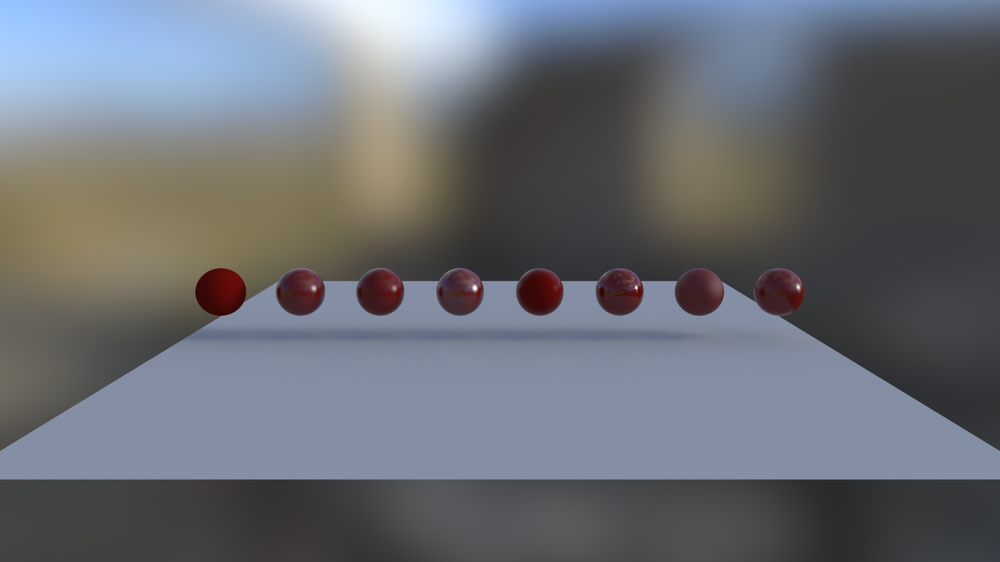
#> input picture calib/references/iray/Calib-Glossy.png, 1000 x 562 px, shrunk from 1920 x 1080 before the run
$ python highlight-spread.py ../../calib/references/iray/Calib-Glossy.png
#> lines starting #> are read from the running program, lines starting #| are printed output that depends on the picture; after the words box and inside, x2 and y2 are one past the last pixel; in counts of white or black regions, pixels touching at a corner belong together
#!/usr/bin/env python3
"""Highlight spread per sphere: p99 / median luminance over each of the
eight spheres (the disc found from Calib-Glossy's red Iray spheres), lower
= broader highlight (#56). Both renders decoded at gamma 2.2.

  python3 scripts/dev/highlight-spread.py [--vs <iray.png>] <render.png>...
--vs adds each sphere's mean luminance over the reference's (render / Iray).
"""
import os, sys
import numpy as np
from PIL import Image

iray = os.path.expanduser('~/Library/Caches/orbis/calib/iray')
ref = os.path.join(os.path.dirname(__file__), '..', '..', 'calib', 'references', 'iray', 'Calib-Glossy.png')
Y = np.array([0.2126, 0.7152, 0.0722])


def load(p):
    return (np.asarray(Image.open(p).convert('RGB')).astype(float) / 255) ** 2.2
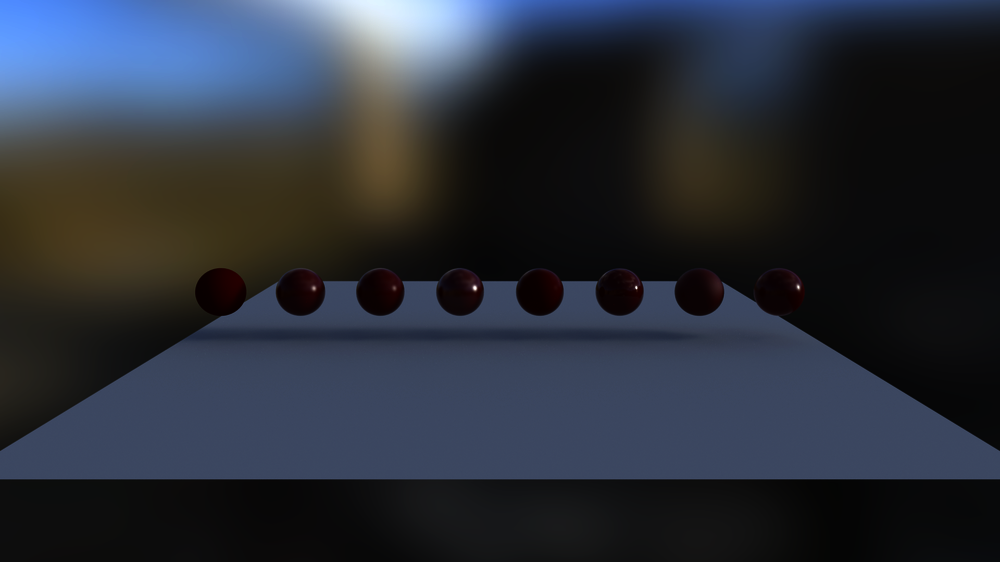
#> returned value: shape (562, 1000, 3) float64; mean of channels 0, 1, 2 0.167, 0.187, 0.227; drawn as R, G, B


g = load(ref)
red = (g[..., 0] > 1.6 * g[..., 1]) & (g[..., 0] > 0.12)
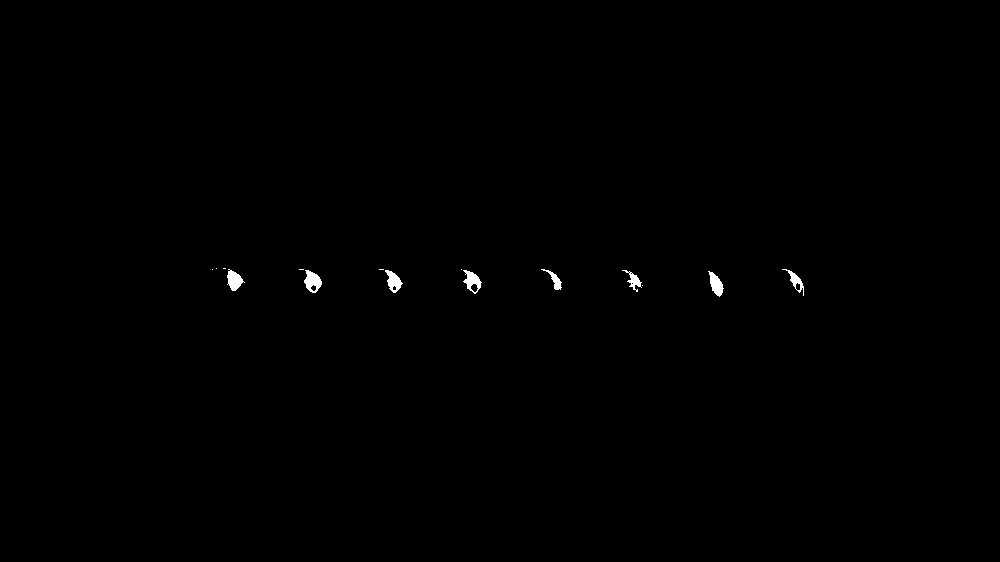
#> red: shape (562, 1000) bool; 0.29% white; 15 white regions (7 under 20 px), largest, box (x1, y1, x2, y2) and area: (304, 270, 322, 293) 253, (227, 269, 245, 291) 230, (463, 270, 482, 294) 224
cols = np.flatnonzero(red.any(0))
#> cols = 169 values from 212 to 803
groups, start = [], cols[0]
#> groups = []; start = 212
for c0, c1 in zip(cols[:-1], cols[1:]):
    if c1 - c0 > 5:
        groups.append((start, c0)); start = c1
#> this loop made 168 passes
#> (c0, c1, start) on passes 2, 23, 46: (216, 223, 223), (244, 299, 299), (321, 379, 379)
#> start on passes 69, 89, 110, 131, 147: 461, 541, 622, 708, 782
#> after the loop, groups = [(212, 216), (223, 244), (299, 321), (379, 402), (461, 481), (541, 561), (622, 642), (708, 723)]
groups.append((start, cols[-1]))
discs = []
for x0, x1 in (g for g in groups if g[1] - g[0] > 20):
    rows = np.flatnonzero(red[:, x0:x1 + 1].any(1))
    discs.append(((x0 + x1) / 2, (rows[0] + rows[-1]) / 2, (x1 - x0) / 2))
#> this loop made 4 passes
#> after the loop, discs = [(233.5, 279, 10.5), (310, 280.5, 11), (390.5, 280.5, 11.5), (792.5, 282, 10.5)]
yy, xx = np.mgrid[0:g.shape[0], 0:g.shape[1]]
args = sys.argv[1:]
vs = None
if args[:1] == ['--vs']:
    vs, args = load(args[1]) @ Y, args[2:]
for p in args:
    L = load(p) @ Y
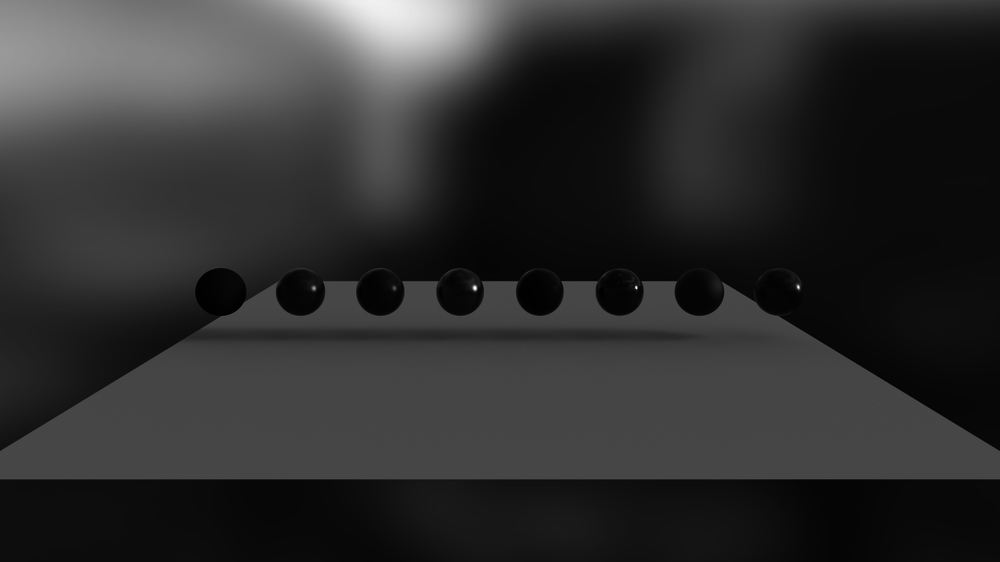
#> L: shape (562, 1000) float64; min 0.00565, max 1, mean 0.186
    spread, ratio = [], []
    for cx, cy, r in discs:
        m = (np.hypot(xx - cx, yy - cy) < 0.9 * r) & (yy < cy + 0.3 * r)
        spread.append(np.percentile(L[m], 99) / np.median(L[m]))
        if vs is not None:
            ratio.append(L[m].mean() / vs[m].mean())
#> this loop made 4 passes
#> pass 1, `m = (np.hypot(xx - cx, yy - cy) < 0.9 * r) & (yy < cy + 0.3 * r)`:
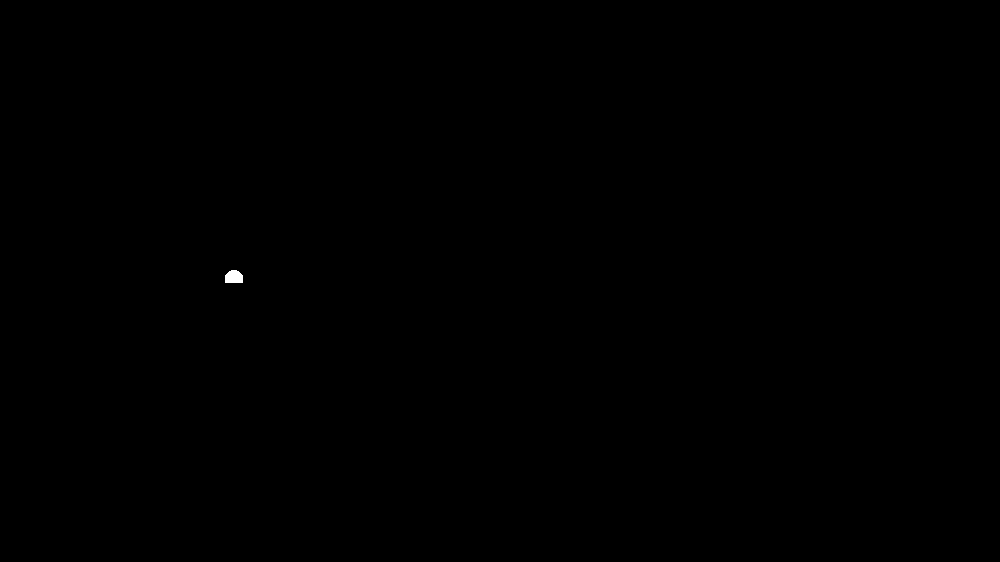
#> m: shape (562, 1000) bool; 0.04% white; 1 white region, box (x1, y1, x2, y2) and area: (225, 270, 243, 283) 202
#> after the loop, ratio = []; spread = [5.44, 2.36, 1.96, 4.53]
    print(f"{os.path.basename(p)}: spread " + ' '.join(f'{x:.1f}' for x in spread)
          + ('' if vs is None else '; / Iray ' + ' '.join(f'{x:.2f}' for x in ratio)))
#| Calib-Glossy.png: spread 5.4 2.4 2.0 4.5
